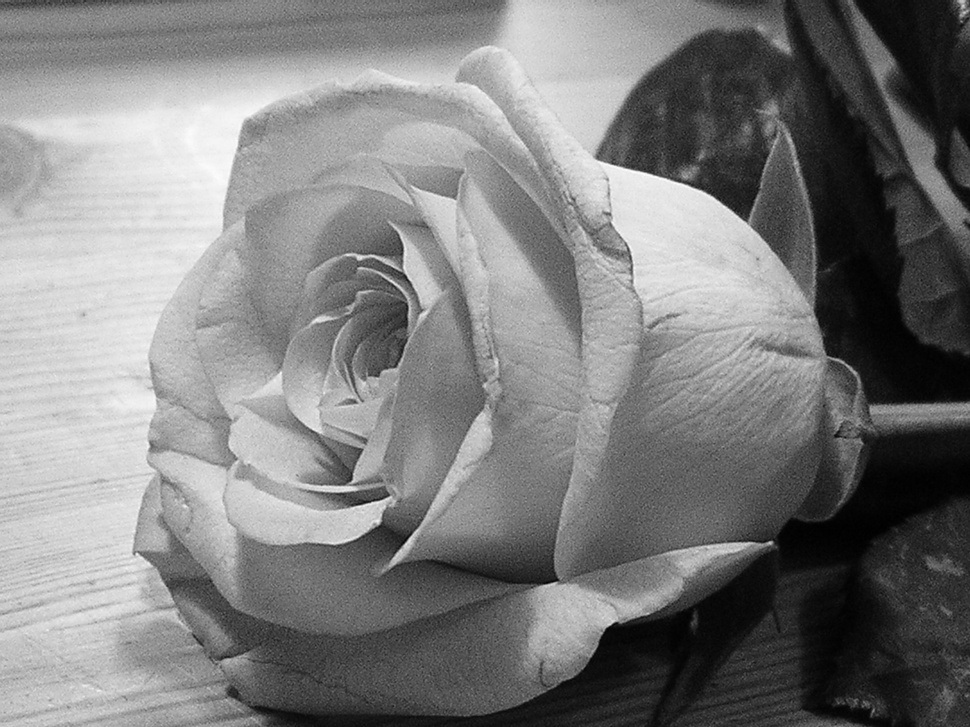
#> input picture images/grayscale1.jpg, 970 x 727 px, shrunk from 2592 x 1944 before the run
$ python demo23.py
#> lines starting #> are read from the running program, lines starting #| are printed output that depends on the picture; after the words box and inside, x2 and y2 are one past the last pixel; in counts of white or black regions, pixels touching at a corner belong together
import cv2
from matplotlib import pyplot as plt
import time
import numpy as np

FILENAME = 'images/grayscale1.jpg'

sourceImage = cv2.imread(FILENAME, cv2.IMREAD_GRAYSCALE)
#> sourceImage is the input picture: shape (727, 970); min 0, max 254, mean 126.2

THRESHOLD_VALUE = 128
MAX_VALUE = 255
th, ret1 = cv2.threshold(sourceImage, THRESHOLD_VALUE, MAX_VALUE, cv2.THRESH_BINARY)
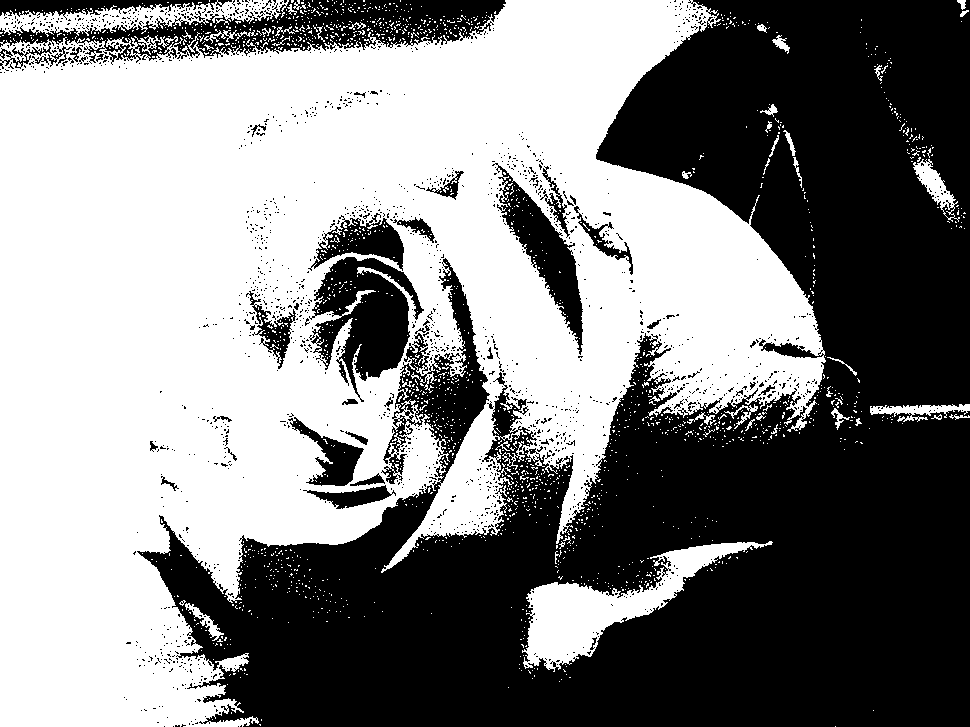
#> ret1: shape (727, 970); 51.9% white; 1651 black regions (1609 under 20 px), largest, box (x1, y1, x2, y2) and area: (137, 0, 970, 727) 295788, (0, 0, 506, 65) 13332, (309, 257, 424, 402) 8492
#> th = 128
# auto change threshold mean 平均數  GAUSSIAN 高私函數
ret2 = cv2.adaptiveThreshold(sourceImage, MAX_VALUE, cv2.ADAPTIVE_THRESH_MEAN_C, cv2.THRESH_BINARY, 43, 9)
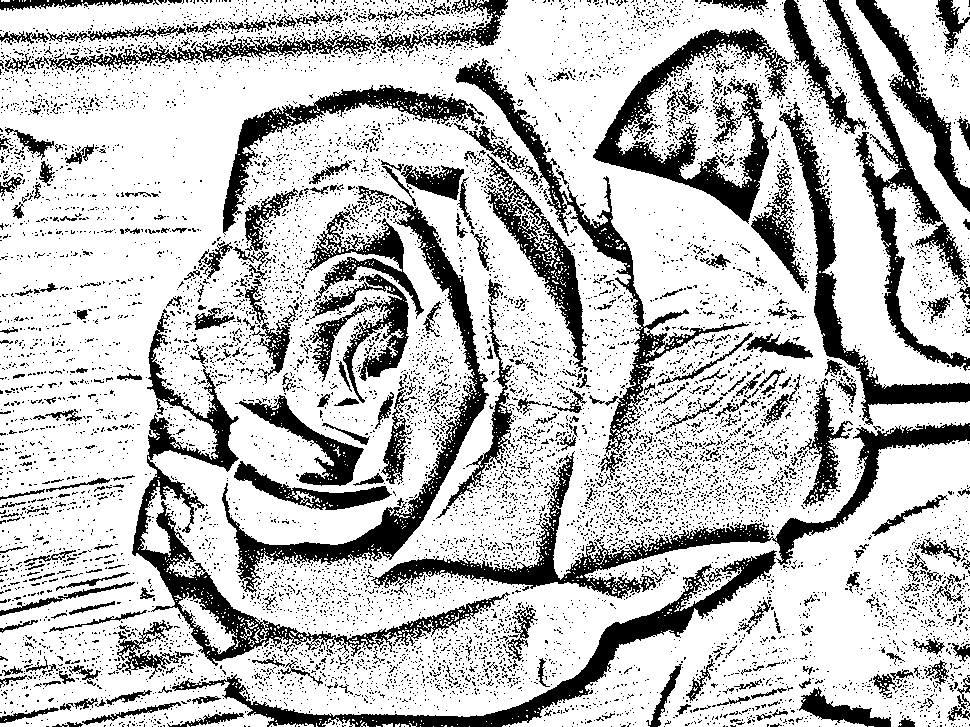
#> ret2: shape (727, 970); 75% white; 9473 black regions (9118 under 20 px), largest, box (x1, y1, x2, y2) and area: (371, 423, 970, 599) 11745, (132, 309, 510, 666) 11689, (593, 28, 797, 224) 10371
ret3 = cv2.adaptiveThreshold(sourceImage, MAX_VALUE, cv2.ADAPTIVE_THRESH_GAUSSIAN_C, cv2.THRESH_BINARY, 43, 9)
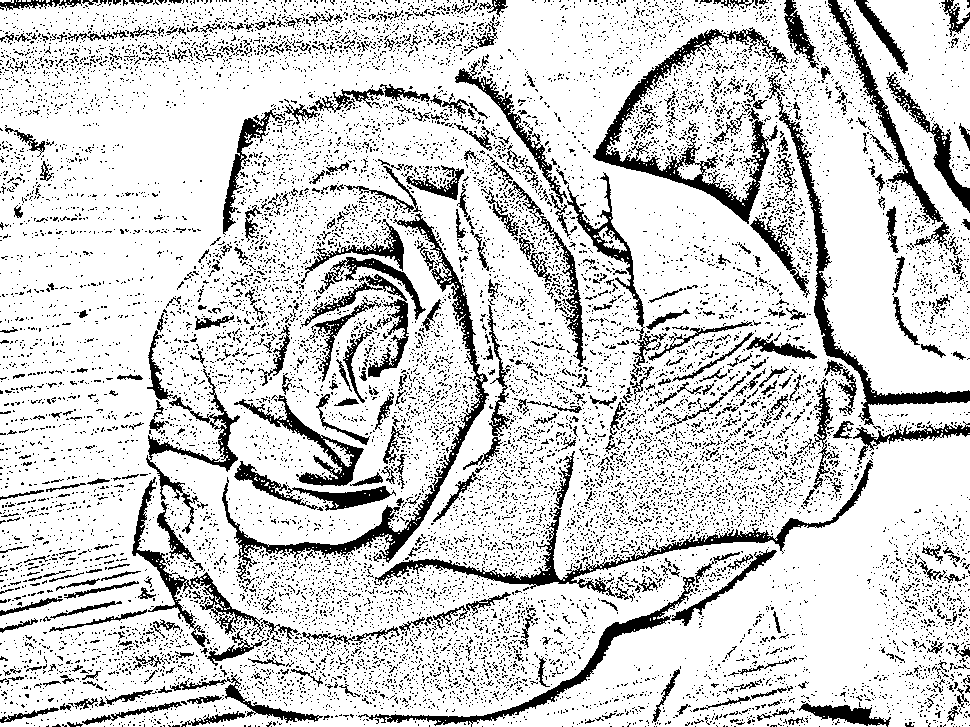
#> ret3: shape (727, 970); 81.8% white; 13731 black regions (13225 under 20 px), largest, box (x1, y1, x2, y2) and area: (222, 213, 489, 580) 5593, (593, 27, 778, 224) 5543, (374, 460, 873, 600) 4491
print(type(ret2), type(ret3))
#| <class 'numpy.ndarray'> <class 'numpy.ndarray'>
print(ret2.shape, ret3.shape, ret1.shape)
#| (727, 970) (727, 970) (727, 970)

titles = ['original',
          'global threshold=%d' % THRESHOLD_VALUE,
          'adaptive mean with blocksize=23, c=9',
          'adaptive gaussian with blocksize=23, c=9']
images = [sourceImage, ret1, ret2, ret3]
for i in range(len(images)):
    plt.subplot(2, 2, i + 1)
    plt.imshow(images[i], 'gray')
    plt.title(titles[i])
    plt.xticks([])
    plt.yticks([])
#> this loop made 4 passes
plt.show()
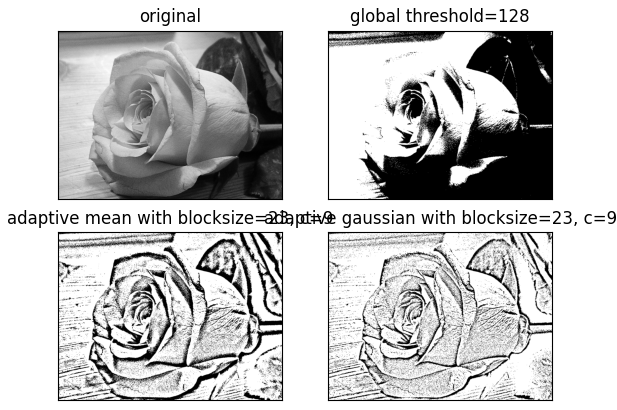
#> figure drawn by matplotlib, 4 panels
